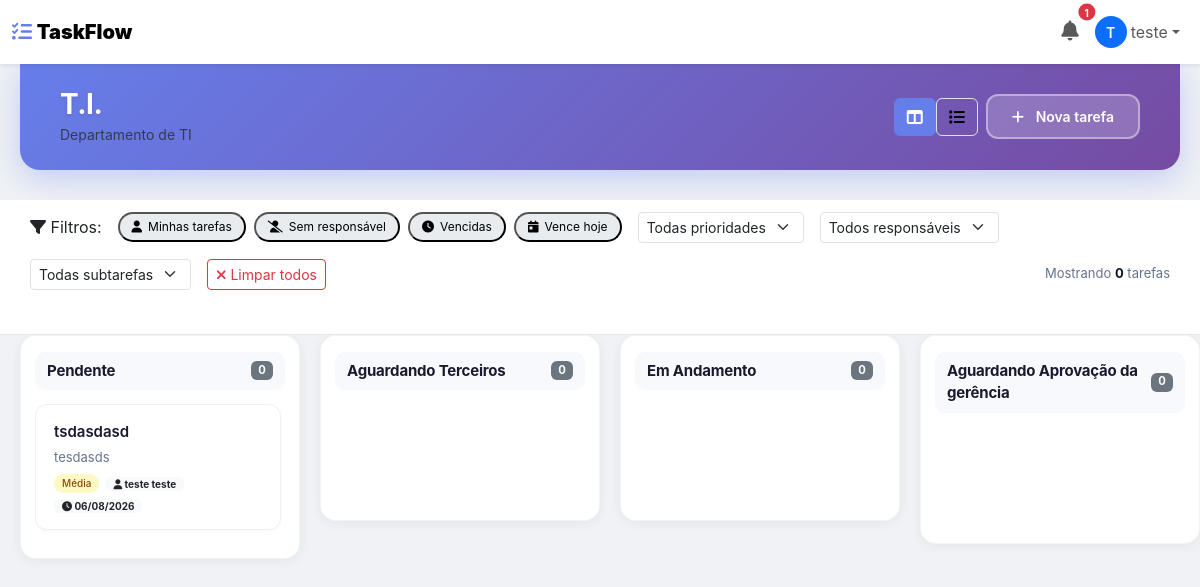
Page /board/1/ (signed in) on the committed database.
### main/models.py (models this page shows, shortened)
class User(AbstractUser):
    TIPOS = (
        ("admin", "Administrador"),
        ("gerente", "Gerente"),
        ("usuario", "Usuário"),
    )
    tipo = models.CharField(
        max_length=20,
        choices=TIPOS,
        default="usuario"
    )
    workspace = models.ForeignKey(
        "Workspace",
        on_delete=models.SET_NULL,
        null=True,
        blank=True,
        related_name="usuarios"
    )

class Board(models.Model):
    workspace = models.ForeignKey(
        Workspace,
        on_delete=models.CASCADE,
        related_name="boards"
    )
    nome = models.CharField(
        max_length=100
    )
    descricao = models.TextField(
        blank=True
    )
    privado = models.BooleanField(
        default=False
    )
    criado_em = models.DateTimeField(
        auto_now_add=True
    )

class Status(models.Model):
    workflow = models.ForeignKey(
        Workflow,
        on_delete=models.CASCADE,
        related_name="status"
    )
    nome = models.CharField(
        max_length=100
    )
    ordem = models.PositiveIntegerField(
        default=0
    )
    cor = models.CharField(
        max_length=20,
        default="#000000"
    )
    class Meta:
        ordering = [
            "ordem"
        ]

class Task(models.Model):
    PRIORIDADES = (
        ("baixa", "Baixa"),
        ("media", "Média"),
        ("alta", "Alta"),
        ("urgente", "Urgente"),
    )
    permite_edicao_usuario = models.BooleanField(
        default=True,
        verbose_name="Permitir edição por usuários",
        help_text="Permite que usuários comuns editem esta tarefa"
    )
    board = models.ForeignKey(
        Board,
        on_delete=models.CASCADE,
        related_name="tarefas"
    )
    workflow = models.ForeignKey(
        Workflow,
        on_delete=models.PROTECT,
        related_name="tarefas"
    )
    titulo = models.CharField(
        max_length=200
    )
    descricao = models.TextField(
        blank=True
    )
    prioridade = models.CharField(
        max_length=20,
        choices=PRIORIDADES,
        default="media"
    )
    status = models.ForeignKey(
        Status,
        on_delete=models.PROTECT,
        related_name="tasks"
    )
    responsavel = models.ForeignKey(
        User,
        on_delete=models.SET_NULL,
        null=True,
        blank=True,
        related_name="tarefas_responsaveis"
    )
    criado_por = models.ForeignKey(
        User,
        on_delete=models.SET_NULL,
        null=True,
        blank=True,
        related_name="tarefas_criadas"
    )
    atualizado_por = models.ForeignKey(
        User,
        on_delete=models.SET_NULL,
        null=True,
        blank=True,
        related_name="tarefas_atualizadas"
    )
    ordem = models.PositiveIntegerField(
        default=0
    )
    data_entrega = models.DateField(
        null=True,
        blank=True
    )
    criado_em = models.DateTimeField(
        auto_now_add=True
    )
    atualizado_em = models.DateTimeField(
        auto_now=True
    )
    class Meta:
        ordering = ["ordem"]

### main/views.py (the view)
# urls.py: path("board/<int:board_id>/", board_view, name="board"),
@login_required
@board_access_required
def board_view(request, board_id):
    board = get_object_or_404(Board, id=board_id)
    usuario = request.user
    if not check_permission_user_board(usuario, board):
        messages.error(request, "Você não tem permissão para acessar este setor.")
        return redirect("home")
    status_list = Status.objects.filter(
        workflow__board=board
    ).order_by("ordem").prefetch_related(
        "tasks__subtasks",
        "tasks__comments",
        "tasks__history"
    )
    membros_ids = BoardMember.objects.filter(
        board=board
    ).values_list('usuario_id', flat=True)
    usuarios_board = User.objects.filter(
        id__in=membros_ids,
        workspace=usuario.workspace,
        is_active=True
    ).order_by('first_name', 'last_name')
    if usuario not in usuarios_board:
        usuarios_board = usuarios_board | User.objects.filter(id=usuario.id)
    usuarios = User.objects.filter(
        workspace=request.user.workspace,
        is_active=True
    )
    from datetime import date, timedelta
    today = date.today()
    today_plus_3 = today + timedelta(days=3)
    open_task_id = request.GET.get('open_task')
    return render(
        request,
        "board.html",
        {
            "board": board,
            "status_list": status_list,
            "usuarios": usuarios,
            "usuarios_board": usuarios_board,
            "user_tipo": usuario.tipo,
            "today": today,
            "today_plus_3": today_plus_3,
            "open_task_id": open_task_id,
        }
    )

### main/templates/board.html (shortened to what this page needs)
{% load static %}
<!DOCTYPE html>
<html lang="pt-br">
<head>
    <link href="https://cdn.jsdelivr.net/npm/bootstrap@5.3.3/dist/css/bootstrap.min.css" rel="stylesheet">
    <link rel="stylesheet" href="https://cdnjs.cloudflare.com/ajax/libs/font-awesome/6.4.0/css/all.min.css">
    <link rel="stylesheet" href="https://cdnjs.cloudflare.com/ajax/libs/at.js/1.5.4/css/jquery.atwho.min.css">
    <link rel="stylesheet" href="{% static 'css/board.css' %}">
</head>
<body>
    {% include 'navbar.html' %}
    <div class="board-header d-flex justify-content-between align-items-center">
        <div>
            <h2 class="mb-0">{{ board.nome }}</h2>
            <small class="text-muted">{{ board.descricao|default:"Sem descrição" }}</small>
        </div>
        <div class="d-flex gap-2 align-items-center">
            <div class="btn-group" role="group">
                <button type="button" class="view-toggle-btn active" data-view="kanban" title="Visualização Kanban">
                    <i class="fas fa-columns"></i>
                </button>
                <button type="button" class="view-toggle-btn" data-view="list" title="Visualização em Lista">
                    <i class="fas fa-list"></i>
                </button>
            </div>
            <button class="btn btn-primary" data-bs-toggle="modal" data-bs-target="#addTaskModal">
                <i class="fas fa-plus"></i> Nova tarefa
            </button>
        </div>
    </div>
    <div class="filters-section" id="filtersSection">
        <div class="d-flex flex-wrap align-items-center gap-3">
            <label><i class="fas fa-filter"></i> Filtros:</label>
            <div class="quick-filter-group">
                <button class="filter-badge" data-filter="mine" onclick="toggleFilter('mine')">
                    <i class="fas fa-user"></i> Minhas tarefas
                </button>
                <button class="filter-badge" data-filter="unassigned" onclick="toggleFilter('unassigned')">
                    <i class="fas fa-user-slash"></i> Sem responsável
                </button>
                <button class="filter-badge" data-filter="overdue" onclick="toggleFilter('overdue')">
                    <i class="fas fa-clock"></i> Vencidas
                </button>
                <button class="filter-badge" data-filter="today" onclick="toggleFilter('today')">
                    <i class="fas fa-calendar-day"></i> Vence hoje
                </button>
            </div>
            <select id="filterPriority" class="form-select form-select-sm" style="width: auto;">
                <option value="all">Todas prioridades</option>
            </select>
            <select id="filterResponsavel" class="form-select form-select-sm" style="width: auto;">
                <option value="all">Todos responsáveis</option>
            </select>
            <select id="filterSubtasks" class="form-select form-select-sm" style="width: auto;">
                <option value="all">Todas subtarefas</option>
            </select>
            <button class="btn btn-sm btn-outline-danger" onclick="clearAllFilters()">
                <i class="fas fa-times"></i> Limpar todos
            </button>
            <span class="filter-stats" id="filterStats">
                Mostrando <strong id="visibleCount">0</strong> tarefas
            </span>
        </div>
    </div>
    <div class="kanban-container" id="kanbanContainer">
        {% for status in status_list %}
        <div class="kanban-column" data-status="{{ status.id }}" data-status-name="{{ status.nome }}">
            <div class="column-title">
                {{ status.nome }}
                <span class="badge bg-secondary" id="count-{{ status.id }}">0</span>
            </div>
            <div class="tasks" id="tasks-{{ status.id }}" data-status="{{ status.id }}">
                {% for task in status.tasks.all|dictsortreversed:"criado_em" %}
                <div class="task-card"
                     data-task-id="{{ task.id }}"
                     data-prioridade="{{ task.prioridade }}"
                     data-responsavel="{{ task.responsavel.id|default:'unassigned' }}"
                     data-data-entrega="{{ task.data_entrega|date:'Y-m-d'|default:'' }}"
                     data-criado-em="{{ task.criado_em|date:'Y-m-d H:i:s' }}"
                     data-status="{{ status.id }}"
                     draggable="true"
                     onclick="openTaskModal({{ task.id }})">
                    <h4>{{ task.titulo }}</h4>
                    {% if task.descricao %}
                    <div class="task-description">{{ task.descricao|truncatechars:60 }}</div>
                    {% endif %}
                    <div class="task-meta">
                        <span class="priority-badge priority-{{ task.prioridade }}">
                            {{ task.get_prioridade_display }}
                        </span>
                        {% if task.responsavel %}
                        <span class="badge bg-light text-dark">
                            <i class="fas fa-user"></i> {{ task.responsavel.get_full_name|default:task.responsavel.username }}
                        </span>
                        {% endif %}
                        <span class="badge bg-light text-dark" title="Criado em">
                            <i class="fas fa-clock"></i> {{ task.criado_em|date:"d/m/Y" }}
                        </span>
                    </div>
                </div>
                {% endfor %}
            </div>
        </div>
        {% endfor %}
    </div>
</body>
</html>

### main/templates/navbar.html (shortened to what this page needs)
<nav class="navbar navbar-expand-lg navbar-light bg-white shadow-sm">
    <div class="container-fluid">
        <a class="navbar-brand fw-bold" href="{% url 'home' %}">
            <i class="fas fa-tasks" style="color: #667eea;"></i>
            <strong>TaskFlow</strong>
        </a>
        <div class="collapse navbar-collapse" id="navbarNav">
            <ul class="navbar-nav ms-auto align-items-center">
                <li class="nav-item dropdown" id="notificacoes-dropdown">
                    <a class="nav-link position-relative" href="#" role="button" data-bs-toggle="dropdown" aria-expanded="false" id="sino-notificacoes">
                        <i class="fas fa-bell" style="font-size: 20px;"></i>
                        <span class="position-absolute top-0 start-100 translate-middle badge rounded-pill bg-danger"
                              id="contador-notificacoes"
                              style="font-size: 10px; display: none;">
                        </span>
                    </a>
                </li>
                <li class="nav-item dropdown">
                    <a class="nav-link dropdown-toggle d-flex align-items-center" href="#" role="button" data-bs-toggle="dropdown">
                        {% if user.avatar %}
                        <img src="{{ user.avatar.url }}" alt="Avatar" class="rounded-circle me-1" style="width: 32px; height: 32px; object-fit: cover;">
                        {% else %}
                        <div class="rounded-circle bg-primary text-white d-inline-flex align-items-center justify-content-center me-1" style="width: 32px; height: 32px; font-size: 14px; font-weight: 600;">
                            {{ user.first_name|first|default:user.username|first|upper }}
                        </div>
                        {% endif %}
                        <span class="d-none d-md-inline">
                            {{ user.first_name|default:user.username }}
                        </span>
                    </a>
                </li>
            </ul>
        </div>
    </div>
</nav>

### static/css/board.css (style rules this page uses)
* { box-sizing: border-box; }
body { background: #f0f2f5; font-family: 'Inter', -apple-system, BlinkMacSystemFont, 'Segoe UI', Roboto, sans-serif; margin: 0; padding: 0; }
.board-header { background: linear-gradient(135deg, #667eea 0%, #764ba2 100%); padding: 24px 40px; border-radius: 0 0 20px 20px; margin: 0 20px 30px 20px; box-shadow: 0 8px 32px rgba(102, 126, 234, 0.35); display: flex; justify-content: space-between; align-items: center; flex-wrap: wrap; gap: 15px; }
.board-header h2 { color: #ffffff; font-size: 28px; font-weight: 700; margin: 0; letter-spacing: -0.5px; text-shadow: 0 2px 4px rgba(0, 0, 0, 0.1); }
.board-header .btn-primary { background: rgba(255, 255, 255, 0.2); border: 2px solid rgba(255, 255, 255, 0.4); color: #fff; padding: 10px 24px; border-radius: 12px; font-weight: 600; font-size: 14px; transition: all 0.3s ease; backdrop-filter: blur(10px); }
.board-header .btn-primary i { margin-right: 8px; }
.kanban-container { display: flex; gap: 20px; padding: 0 20px 30px 20px; overflow-x: auto; min-height: calc(100vh - 200px); align-items: flex-start; }
.kanban-column { flex: 0 0 320px; min-width: 280px; max-width: 380px; background: #ffffff; border-radius: 16px; padding: 16px 14px; box-shadow: 0 2px 12px rgba(0, 0, 0, 0.06); border: 1px solid rgba(0, 0, 0, 0.04); transition: all 0.3s ease; max-height: calc(100vh - 200px); display: flex; flex-direction: column; }
.column-title { font-size: 15px; font-weight: 700; color: #1a1a2e; padding: 8px 12px; margin-bottom: 14px; border-radius: 10px; display: flex; justify-content: space-between; align-items: center; background: #f8f9fc; letter-spacing: -0.2px; flex-shrink: 0; }
.tasks { flex: 1; overflow-y: auto; padding-right: 4px; min-height: 100px; max-height: calc(100vh - 280px); }
.task-card { background: #ffffff; border-radius: 12px; padding: 16px 18px; margin-bottom: 12px; border: 1px solid #eef0f5; cursor: grab; transition: all 0.25s ease; position: relative; box-shadow: 0 1px 3px rgba(0, 0, 0, 0.03); }
.task-card h4 { font-size: 15px; font-weight: 600; color: #1a1a2e; margin: 0 0 6px 0; line-height: 1.4; display: -webkit-box; -webkit-line-clamp: 2; -webkit-box-orient: vertical; overflow: hidden; }
.task-card .task-description { font-size: 13px; color: #64748b; margin: 0 0 8px 0; line-height: 1.4; display: -webkit-box; -webkit-line-clamp: 2; -webkit-box-orient: vertical; overflow: hidden; }
.task-card .task-meta { display: flex; flex-wrap: wrap; align-items: center; gap: 6px; font-size: 12px; color: #64748b; margin-top: 4px; }
.task-card .task-meta .badge { font-size: 10px; padding: 2px 8px; }
.priority-badge { font-size: 10px; padding: 2px 8px; border-radius: 12px; font-weight: 500; }
.priority-media { background: #fef9c3; color: #854d0e; }
.filters-section { background: white; padding: 12px 30px; border-bottom: 1px solid #e5e7eb; display: flex; flex-wrap: wrap; align-items: center; gap: 12px; }
.filters-section .filter-stats { font-size: 13px; color: #64748b; margin-left: auto; }
.filters-section .filter-stats strong { color: #0f172a; }
@media (max-width: 1200px) { .kanban-column { flex: 0 0 280px; min-width: 260px; } }

### main/templates/board.html (style rules this page uses)
body { background: #f0f2f5; }
.kanban-container { display: flex; }
.filter-badge { display: inline-flex; align-items: center; gap: 6px; background: #e9ecef; padding: 4px 12px; border-radius: 20px; font-size: 12px; cursor: pointer; transition: all 0.2s; }
.view-toggle-btn { background: none; border: 1px solid #dee2e6; padding: 6px 12px; border-radius: 6px; cursor: pointer; transition: all 0.2s; }
.view-toggle-btn.active { background: #667eea; color: white; border-color: #667eea; }
.quick-filter-group { display: flex; gap: 8px; flex-wrap: wrap; align-items: center; }

### rows in the picture
User: first_name|first "T", first_name "teste"
Board: nome "T.I.", descricao "Departamento de TI"
Status: nome "Pendente"
Task: titulo "tsdasdasd", descricao "tesdasds", prioridade "Média", responsavel.get_full_name "teste teste", criado_em "06/08/2026"
Status: nome "Aguardando Terceiros"
Status: nome "Em Andamento"
Status: nome "Aguardando Aprovação da gerência"
